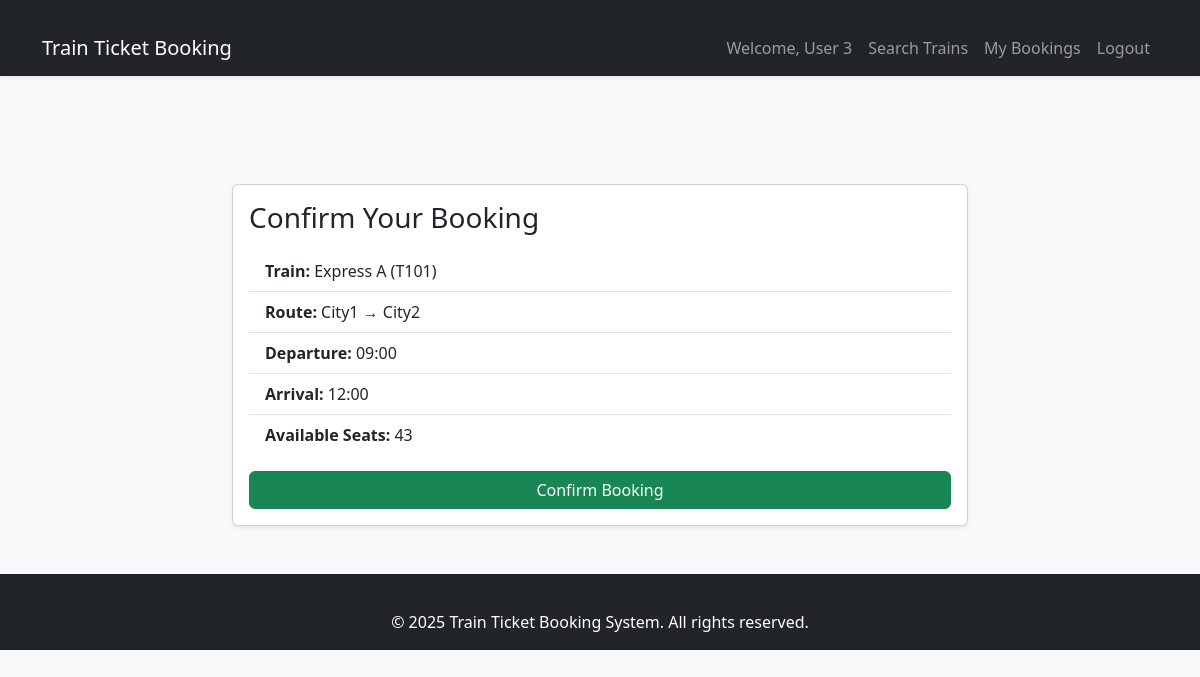
/book/T101 (signed in), run on the app's committed database.
### models.py (models this page shows)
class Train(db.Model):
    id = db.Column(db.String(10), primary_key=True)
    name = db.Column(db.String(100), nullable=False)
    source = db.Column(db.String(50), nullable=False)
    destination = db.Column(db.String(50), nullable=False)
    departure_time = db.Column(db.String(10), nullable=False)
    arrival_time = db.Column(db.String(10), nullable=False)
    seats = db.Column(db.Integer, nullable=False)
    bookings = db.relationship('Booking', backref='train', lazy=True)

### app.py (the view, shortened to what this page needs)
@app.route('/book/<train_id>', methods=['GET', 'POST'])
def book(train_id):
    if 'user_id' not in session:
        flash('Please log in first.')
        return redirect(url_for('login'))
    train = Train.query.get(train_id)
    if not train:
        flash('Train not found.')
        return redirect(url_for('search'))
    return render_template('booking.html', train=train)

### templates/booking.html
{% extends "base.html" %}
{% block content %}
<div class="row justify-content-center">
  <div class="col-md-8">
    {% if train %}
    <div class="card shadow-sm">
      <div class="card-body">
        <h3 class="card-title mb-3">Confirm Your Booking</h3>
        <ul class="list-group list-group-flush">
          <li class="list-group-item"><strong>Train:</strong> {{ train.name }} ({{ train.id }})</li>
          <li class="list-group-item"><strong>Route:</strong> {{ train.source }} → {{ train.destination }}</li>
          <li class="list-group-item"><strong>Departure:</strong> {{ train.departure_time }}</li>
          <li class="list-group-item"><strong>Arrival:</strong> {{ train.arrival_time }}</li>
          <li class="list-group-item"><strong>Available Seats:</strong> {{ train.seats }}</li>
        </ul>
        <form method="post" class="mt-3">
          <button type="submit" class="btn btn-success w-100">Confirm Booking</button>
        </form>
      </div>
    </div>
    {% else %}
      <p class="text-center">No train selected.</p>
    {% endif %}
  </div>
</div>
{% endblock %}

### static/style.css (style rules this page uses)
body { background-color: #f8f9fa; font-family: "Segoe UI", Tahoma, Geneva, Verdana, sans-serif; }
.card { margin-top: 20px; }

### data on the page
Train: name "Express A", id "T101", source "City1", destination "City2", departure_time "09:00", arrival_time "12:00", seats "43"

### other printed values
{{ session['user_id'] }} "3"
